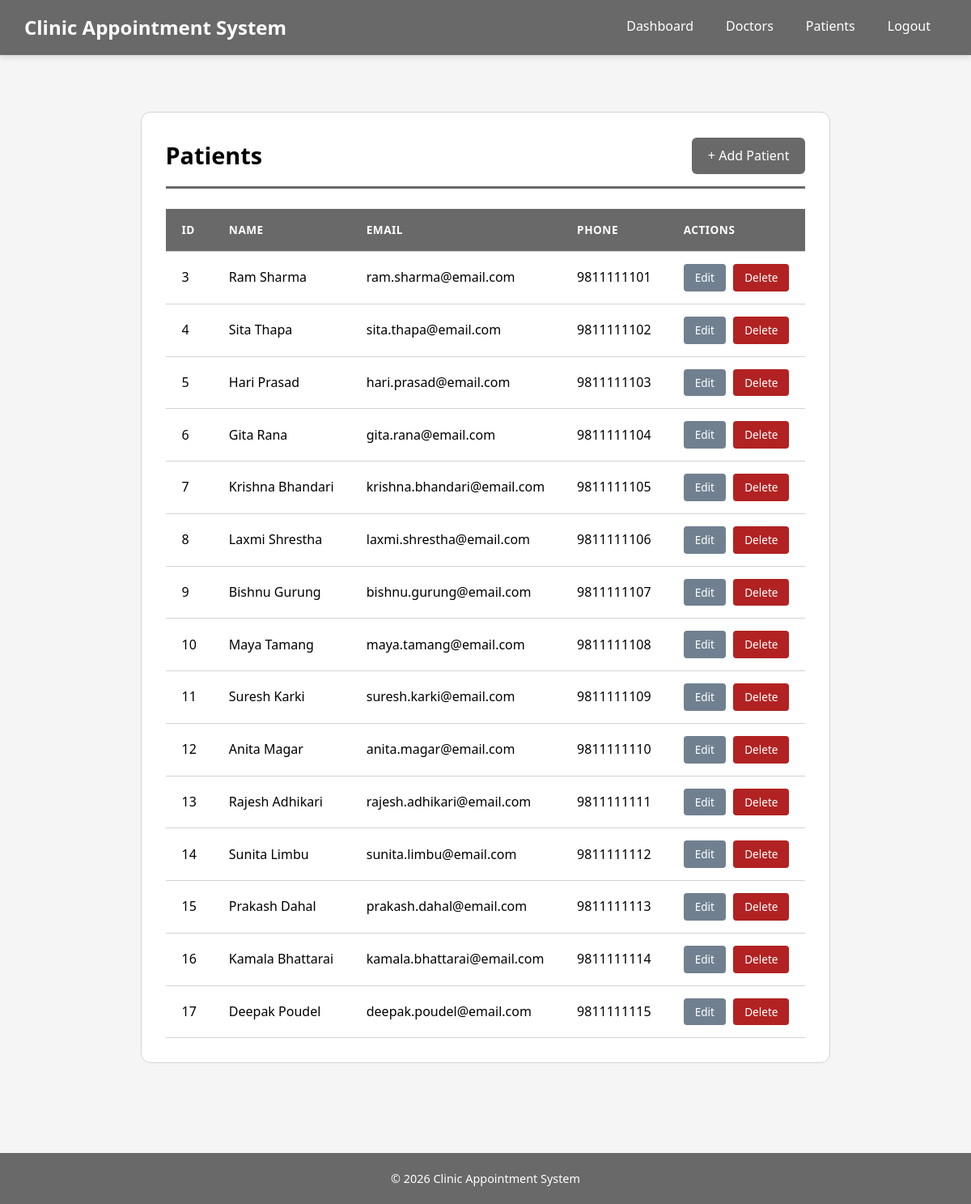
/2510333_AadityaAcharya/public/admin/controller/patientController.php (signed in), run on the app's committed database.
### tables this page shows
CREATE TABLE `patients` (
  `patient_id` int(11) NOT NULL,
  `name` varchar(100) NOT NULL,
  `email` varchar(100) NOT NULL,
  `phone` varchar(20) DEFAULT NULL,
  `password` varchar(255) NOT NULL,
  `created_at` timestamp NULL DEFAULT current_timestamp()
);

### 2510333_AadityaAcharya/public/admin/model/patientModel.php (called while the page is built, shortened)
<?php
require_once "../../../config/db.php";
function getPatients() {
    global $conn;
    return $conn->query("SELECT * FROM patients");
}

### 2510333_AadityaAcharya/public/admin/view/listPatient.php (the view, shortened to what this page needs)
<?php
require '../../../includes/header.php';
?>
<!DOCTYPE html>
<html lang="en">
<head>
</head>
<body>
    <div class="list-container">
    <div class="list-header">
        <h2 class="list-title">Patients</h2>
        <a class="btn" href="public/admin/controller/patientController.php?action=add">+ Add Patient</a>
    </div>
    <table class="data-table">
    <tr>
        <th>ID</th>
        <th>Name</th>
        <th>Email</th>
        <th>Phone</th>
        <th>Actions</th>
    </tr>
    <?php foreach($patients as $pat): ?>
    <tr>
        <td><?php echo htmlspecialchars($pat['patient_id']) ?></td>
        <td><?php echo htmlspecialchars($pat['name']) ?></td>
        <td><?php echo htmlspecialchars($pat['email']) ?></td>
        <td><?php echo htmlspecialchars($pat['phone']) ?></td>
        <td class="actions">
            <a class="btn-edit" href="public/admin/controller/patientController.php?action=edit&id=<?php echo htmlspecialchars($pat['patient_id']) ?>">Edit</a>
            <a class="btn-delete" href="public/admin/controller/patientController.php?action=delete&id=<?php echo htmlspecialchars($pat['patient_id']) ?>" onclick="return confirm('Delete patient?')">Delete</a>
        </td>
    </tr>
    <?php endforeach; ?>
</table>
</div>
</body>
</html>
<?php
require '../../../includes/footer.php';
?>

### 2510333_AadityaAcharya/assets/css/style.css (style rules this page uses)
* { margin: 0; padding: 0; box-sizing: border-box; }
html { height: 100%; }
body { min-height: 100%; display: flex; flex-direction: column; background-color: whitesmoke; color: black; font-family: "Segoe UI", Tahoma, Geneva, Verdana, sans-serif; line-height: 1.6; font-size: 16px; }
.list-container { min-width: 450px; max-width: 1000px; margin: 40px auto; padding: 30px; background: white; border-radius: 12px; border: 1px solid lightgray; }
.list-header { display: flex; justify-content: space-between; align-items: center; margin-bottom: 25px; padding-bottom: 15px; border-bottom: 3px solid dimgray; }
.list-title { font-size: 1.8rem; color: black; margin: 0; }
.data-table { width: 100%; border-collapse: collapse; margin-top: 10px; }
.data-table th, .data-table td { padding: 15px 20px; text-align: left; border-bottom: 1px solid lightgray; }
.data-table th { background: dimgray; color: white; font-weight: 600; text-transform: uppercase; font-size: 0.85rem; letter-spacing: 0.5px; }
.btn { display: inline-block; padding: 10px 20px; background-color: dimgray; color: white; text-decoration: none; border-radius: 6px; font-weight: 500; border: none; cursor: pointer; }
.btn-edit { display: inline-block; padding: 6px 14px; background-color: slategray; color: white; text-decoration: none; border-radius: 4px; font-size: 0.85rem; font-weight: 500; margin-right: 5px; }
.btn-delete { display: inline-block; padding: 6px 14px; background-color: firebrick; color: white; text-decoration: none; border-radius: 4px; font-size: 0.85rem; font-weight: 500; }

### data on the page
patients: patient_id "3", name "Ram Sharma", email "ram.sharma@email.com", phone "9811111101"
patients: patient_id "4", name "Sita Thapa", email "sita.thapa@email.com", phone "9811111102"
patients: patient_id "5", name "Hari Prasad", email "hari.prasad@email.com", phone "9811111103"
patients: patient_id "6", name "Gita Rana", email "gita.rana@email.com", phone "9811111104"
patients: patient_id "7", name "Krishna Bhandari", email "krishna.bhandari@email.com", phone "9811111105"
patients: patient_id "8", name "Laxmi Shrestha", email "laxmi.shrestha@email.com", phone "9811111106"
patients: patient_id "9", name "Bishnu Gurung", email "bishnu.gurung@email.com", phone "9811111107"
patients: patient_id "10", name "Maya Tamang", email "maya.tamang@email.com", phone "9811111108"
patients: patient_id "11", name "Suresh Karki", email "suresh.karki@email.com", phone "9811111109"
patients: patient_id "12", name "Anita Magar", email "anita.magar@email.com", phone "9811111110"
patients: patient_id "13", name "Rajesh Adhikari", email "rajesh.adhikari@email.com", phone "9811111111"
patients: patient_id "14", name "Sunita Limbu", email "sunita.limbu@email.com", phone "9811111112"
patients: patient_id "15", name "Prakash Dahal", email "prakash.dahal@email.com", phone "9811111113"
patients: patient_id "16", name "Kamala Bhattarai", email "kamala.bhattarai@email.com", phone "9811111114"
patients: patient_id "17", name "Deepak Poudel", email "deepak.poudel@email.com", phone "9811111115"
